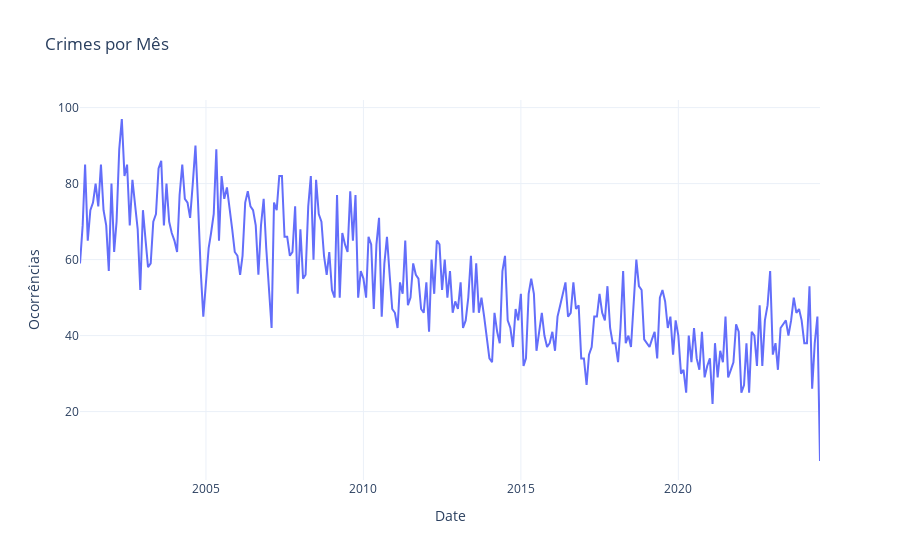

Notebook source saved alongside this figure:
### Code cell
# %% --------------------------------------------------------------------
# QUICK‑CHECK: QUANTIS DA VARIÁVEL TEMPORAL
# -----------------------------------------------------------------------
# 1 %  / 50 % / 99 % ajudam a detectar datas aberrantes.
# -----------------------------------------------------------------------
df_numeric = df.withColumn("DateSeconds", unix_timestamp("Date"))
q_secs = df_numeric.approxQuantile("DateSeconds", [0.01, 0.5, 0.99], 0.01)
q_timestamps = [pd.to_datetime(q, unit="s") for q in q_secs]
print("Quantis (1 %, 50 %, 99 %):", q_timestamps)

# %% --------------------------------------------------------------------
# AGREGAÇÕES PRINCIPAIS (Spark ⇒ resistente a volume)
# -----------------------------------------------------------------------
crime_type_counts = (
    df.groupBy("Primary_Type").count().orderBy(desc("count"))
)
arrest_counts = df.groupBy("Arrest").count()
location_counts = (
    df.groupBy("Location_Description").count().orderBy(desc("count"))
)
hour_counts = (
    df.withColumn("Hour", hour("Date")).groupBy("Hour").count().orderBy("Hour")
)
dow_counts = (
    df.withColumn("DayOfWeek", dayofweek("Date")).groupBy("DayOfWeek").count().orderBy("DayOfWeek")
)
arrest_crime_counts = (
    df.filter(col("Arrest") == True)
      .groupBy("Primary_Type").count().orderBy(desc("count"))
)

# Mostra tabelas no console Spark (útil para debug)
crime_type_counts.show(10, truncate=False)
arrest_counts.show()
location_counts.show(10, truncate=False)

# %% --------------------------------------------------------------------
# AMOSTRA DE 0.5 % PARA GRÁFICOS (≈ 35 k linhas num dataset de 7 M)
# -----------------------------------------------------------------------
# Mantém interactividade sem rebentar memória/tempo.
# -----------------------------------------------------------------------
sample_pdf = df.sample(False, 0.005, seed=42).toPandas()
sample_pdf["Date"] = pd.to_datetime(sample_pdf["Date"])

# %% --------------------------------------------------------------------
# GRÁFICOS ESTÁTICOS (Matplotlib + Seaborn)
# -----------------------------------------------------------------------
# 1. Proporção de crimes com detenção
plt.figure(figsize=(6, 3.5))
sns.countplot(x="Arrest", data=sample_pdf, palette="pastel")
plt.title("Proporção de Crimes com Detenção")
plt.xticks([0, 1], ["Não", "Sim"])
plt.ylabel("Contagem")
plt.tight_layout()
plt.show()

# 2. Top‑10 locais de ocorrência
plt.figure(figsize=(10, 5))
loc_top = sample_pdf["Location_Description"].value_counts().nlargest(10)
sns.barplot(y=loc_top.index, x=loc_top.values, palette="rocket")
plt.title("Top 10 Locais de Ocorrência")
plt.xlabel("Número de Crimes")
plt.ylabel("")
plt.tight_layout()
plt.show()

# 3. Distribuição horária
plt.figure(figsize=(10, 4))
hr_df = hour_counts.toPandas()
sns.lineplot(data=hr_df, x="Hour", y="count", marker="o")
plt.title("Crimes por Hora do Dia")
plt.xlabel("Hora")
plt.ylabel("Ocorrências")
plt.xticks(range(0, 24))
plt.grid(alpha=0.3)
plt.tight_layout()
plt.show()

# 4. Crimes por dia da semana
plt.figure(figsize=(8, 4))
dow_df = dow_counts.toPandas()
sns.barplot(data=dow_df, x="DayOfWeek", y="count", palette="mako")
plt.title("Crimes por Dia da Semana (1=Dom, 7=Sáb)")
plt.xlabel("Dia da Semana")
plt.ylabel("Ocorrências")
plt.tight_layout()
plt.show()

# 5. Tipos de crime com detenção (top 10)
plt.figure(figsize=(10, 5))
arr_top = sample_pdf[sample_pdf["Arrest"] == True]["Primary_Type"].value_counts().nlargest(10)
sns.barplot(y=arr_top.index, x=arr_top.values, palette="flare")
plt.title("Crimes com Mais Detenções (Top 10)")
plt.xlabel("Número de Detenções")
plt.ylabel("")
plt.tight_layout()
plt.show()

# %% --------------------------------------------------------------------
# HEATMAP DE CORRELAÇÃO (Spearman) – apenas colunas numéricas
# -----------------------------------------------------------------------
numeric_cols = sample_pdf.select_dtypes(include="number").columns
if len(numeric_cols) > 1:
    plt.figure(figsize=(9, 7))
    sns.heatmap(sample_pdf[numeric_cols].corr(method="spearman"), cmap="coolwarm", annot=True)
    plt.title("Matriz de Correlação (Spearman)")
    plt.tight_layout()
    plt.show()

# %% --------------------------------------------------------------------
# SÉRIE TEMPORAL INTERACTIVA (Plotly)
# -----------------------------------------------------------------------
ts = (
    sample_pdf.groupby(sample_pdf["Date"].dt.to_period("M")).size().reset_index(name="count")
)
ts["Date"] = ts["Date"].dt.to_timestamp()
fig = px.line(ts, x="Date", y="count", title="Crimes por Mês", labels={"count": "Ocorrências"})
fig.update_layout(template="plotly_white")
fig.show()

# %% --------------------------------------------------------------------
# MAPA INTERACTIVO (Folium) – plot dos pontos amostrados
# -----------------------------------------------------------------------
m = folium.Map(location=[41.85, -87.65], zoom_start=11, tiles="CartoDB positron")
for _, row in sample_pdf.iterrows():
    lat, lon = row.get("Latitude"), row.get("Longitude")
    if pd.notnull(lat) and pd.notnull(lon):
        folium.CircleMarker(location=[lat, lon], radius=1.3, color="red", opacity=0.6, fill=True).add_to(m)

# No notebook basta terminar a célula com `m` para exibir o mapa
m

# %% --------------------------------------------------------------------
# FINALIZAR SPARK
# -----------------------------------------------------------------------
spark.stop()
print("[INFO] SparkSession encerrada.")

### Figure 1 — Plotly figure (JSON) as saved in the notebook; plotly's stock layout.template omitted (floating-point values rounded to 4 significant figures; data arrays with more than 128 entries replaced by an {"elided": "..."} marker saying what was removed)
{"data": [{"hovertemplate": "Date=%{x}<br>Ocorrências=%{y}<extra></extra>", "legendgroup": "", "line": {"color": "#636efa", "dash": "solid"}, "marker": {"symbol": "circle"}, "mode": "lines", "name": "", "orientation": "v", "showlegend": false, "type": "scatter", "x": {"elided": "283 str values"}, "xaxis": "x", "y": {"elided": "283 int values"}, "yaxis": "y"}], "layout": {"legend": {"tracegroupgap": 0}, "title": {"text": "Crimes por Mês"}, "xaxis": {"anchor": "y", "domain": [0, 1], "title": {"text": "Date"}}, "yaxis": {"anchor": "x", "domain": [0, 1], "title": {"text": "Ocorrências"}}}}
